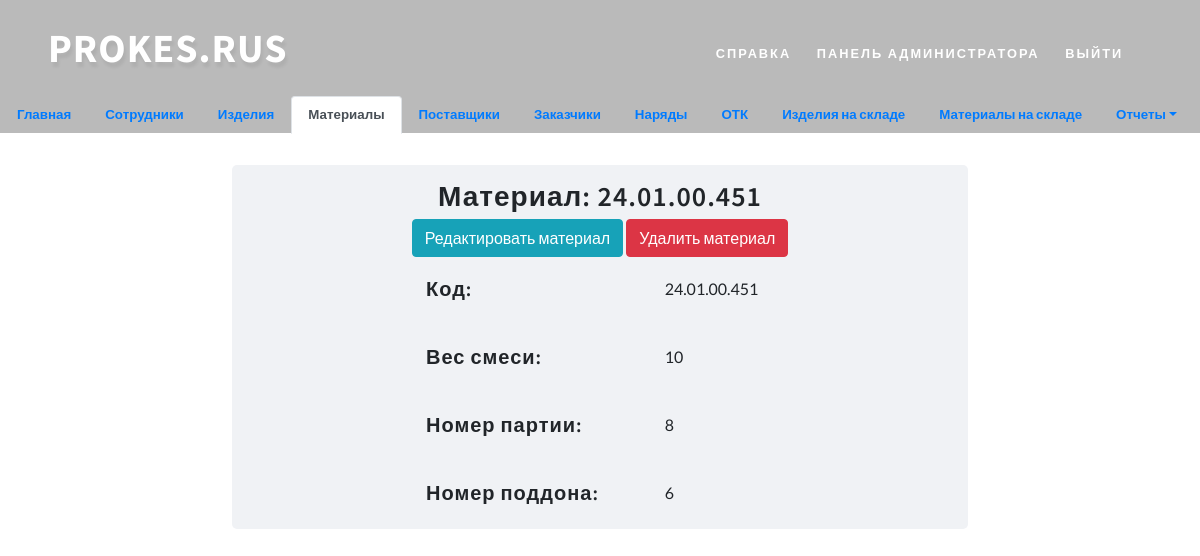
Screenshot of /material_list/3/ (signed in) with the database file from the repository.
### prokes/models.py (models this page shows, shortened)
class Materials(models.Model):
    code = models.CharField('Код материала', max_length=120)
    weight = models.IntegerField('Вес смеси')
    batch_number = models.IntegerField('Номер партии')
    pallet_number = models.IntegerField('Номер поддона')
    class Meta:
        verbose_name = 'Материал'
        verbose_name_plural = 'Материалы'

### prokes/views.py (the view)
# urls.py: path('material_list/<int:pk>/', login_required(login_url='login')(views.MaterialDetailView), name="material_detail"),
def MaterialDetailView(request, pk):
    material = Materials.objects.get(id=pk)
    context = {"material": material}
    return render(request, "materials/material_detail.html", context)

### templates/materials/material_detail.html (shortened to what this page needs)
{% extends 'materials/base.html' %}
{% block material %}
    <div class="container h-100">
        <div class="row h-100 justify-content-center align-items-center">
            <form enctype="multipart/form-data" class="col-8" style="min-width: 320px;background-color: #f0f2f5; border-radius: 5px;">
                <h3 class="editContent" style="text-align: center; margin-top: 15px; margin-bottom: 5px">Материал: {{ material.code }}</h3>
                <div style="text-align: center; margin-top: 5px; margin-bottom: 15px">
                    <input type="button" class="btn btn-info" onclick='location.href="update"' value="Редактировать материал">
                    <input type="button" class="btn btn-danger" onclick='location.href="delete"' value="Удалить материал">
                </div>
                <div class="form-row justify-content-center" style="margin-top: 20px">
                    <div class="form-group col-sm-4">
                        <h5>Код: </h5>
                    </div>
                    <div class="form-group col-sm-2">
                        <label>{{ material.code }}</label>
                    </div>
                </div>
                <div class="form-row justify-content-center" style="margin-top: 20px">
                    <div class="form-group col-sm-4">
                        <h5>Вес смеси: </h5>
                    </div>
                    <div class="form-group col-sm-2">
                        <label>{{ material.weight }}</label>
                    </div>
                </div>
                <div class="form-row justify-content-center" style="margin-top: 20px">
                    <div class="form-group col-sm-4">
                        <h5>Номер партии: </h5>
                    </div>
                    <div class="form-group col-sm-2">
                        <label>{{ material.batch_number }}</label>
                    </div>
                </div>
                <div class="form-row justify-content-center" style="margin-top: 20px">
                    <div class="form-group col-sm-4">
                        <h5>Номер поддона: </h5>
                    </div>
                    <div class="form-group col-sm-2">
                        <label>{{ material.pallet_number }}</label>
                    </div>
                </div>
            </form>
        </div>
    </div>
{% endblock material %}

### static/css/style.css (style rules this page uses)
html, body { margin: 0; font-size: 100%; background: #fff; font-family: 'Lato', sans-serif; scroll-behavior: smooth; }
input[type="button"], input[type="submit"], input[type="text"], input[type="email"], input[type="search"] { transition: 0.5s all; -webkit-transition: 0.5s all; -moz-transition: 0.5s all; -o-transition: 0.5s all; -ms-transition: 0.5s all; font-family: 'Source Sans Pro', sans-serif; }
h1, h2, h3, h4, h5, h6 { margin: 0; letter-spacing: 1px; font-weight: 600; font-family: 'Source Sans Pro', sans-serif; }

### templates/base.html (style rules this page uses)
body, html { margin: 0; padding: 0; height: 100%; width: 100%; }

### rows the page displays
Materials: code "24.01.00.451", weight "10", batch_number "8", pallet_number "6"
